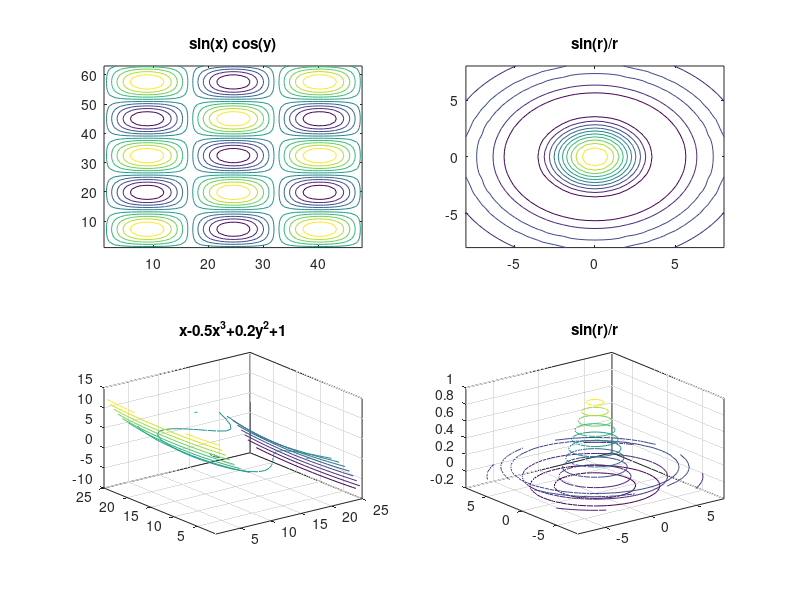
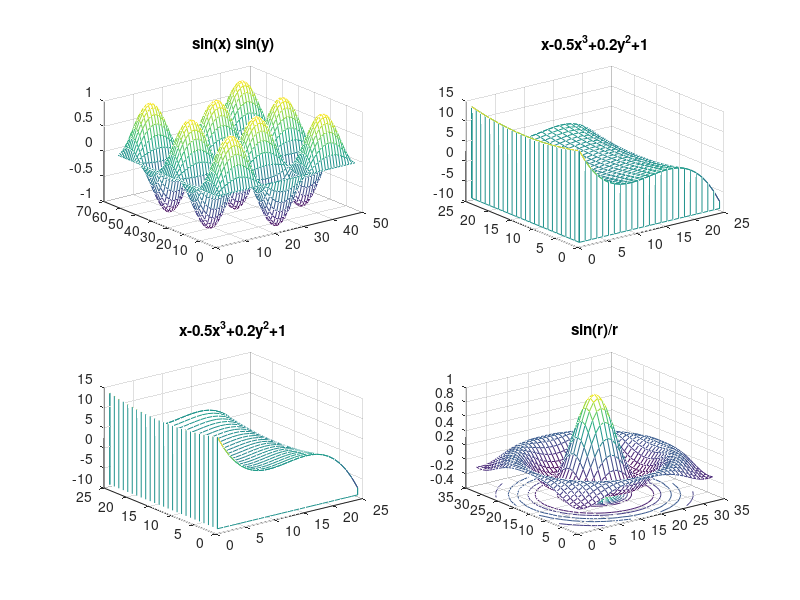

These charts were generated, in order, by the following MATLAB code:
% Demonstration of contour and mesh commands
% from The Matlab 5 Handbook

% Written by Kai Borre
% October 4, 2000

x = 0:.2:3*pi;
y = 0:.25:5*pi;
[XX,YY] =meshgrid(x,y);
Z1 = sin(XX).*sin(YY);

x = -3:.25:3;
y = x;
[XX,YY] = meshgrid(x,y);
Z2 = XX -.5*XX.^3+.2*YY.^2+1;

x = -8:.5:8;
y = x;
[XX,YY] = meshgrid(x,y);
r = sqrt(XX.^2+YY.^2)+eps;
Z3 = sin(r)./r;

figure(1);

subplot(2,2,1), contour(Z1)
title('sin(x) cos(y)')

subplot(2,2,2), contour(x,y,Z3)
title('sin(r)/r')

subplot(2,2,3), contour3(Z2,15)
title('x-0.5x^3+0.2y^2+1')

subplot(2,2,4), contour3(x,y,Z3)
title('sin(r)/r')

subplot(2,2,3); rotate3d;


figure(2);

subplot(2,2,1), mesh(Z1)
title('sin(x) sin(y)')

subplot(2,2,2), meshz(Z2)
title('x-0.5x^3+0.2y^2+1')

subplot(2,2,3), waterfall(Z2)
title('x-0.5x^3+0.2y^2+1')

subplot(2,2,4), meshc(Z3)
title('sin(r)/r')

%%%%%%%%%%%%%%%% end ex10.m %%%%%%%%%%%%%%%%%
